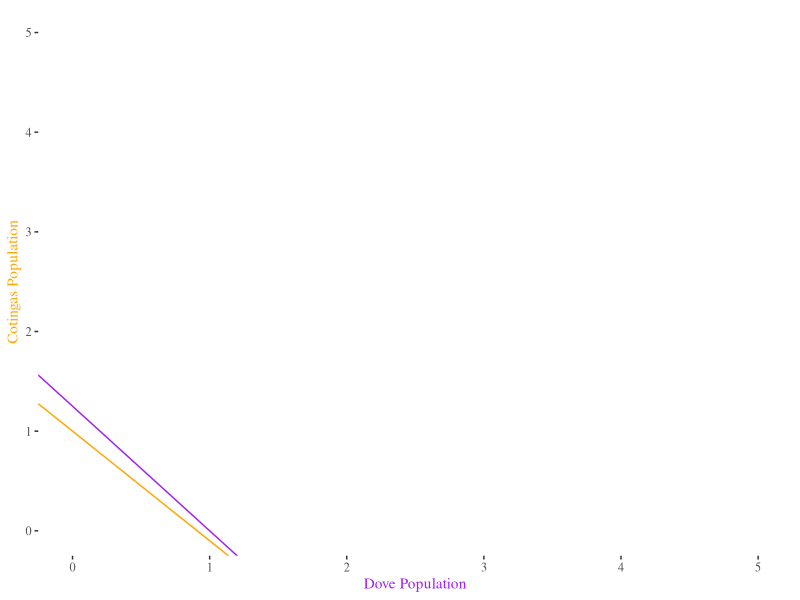

Recreate this plot in R.
## ---- chunk 1
library(ggplot2)
library(ggthemes)

#create empty dataframe
df <- data.frame()

#create empty ggplot with appropriate ablines

ggplot(df) + geom_point() + xlim(0, 5) + ylim(0, 5) + geom_abline(intercept = 1.25, slope=-1.25, color = 'purple') + geom_abline(intercept = 1, slope = -1.1, color = 'orange') +
  theme_tufte() + xlab('Dove Population') + ylab('Cotingas Population') + 
  theme(axis.title.x = element_text(colour = "purple"),
         axis.title.y = element_text(colour = 'orange'))

#Sam, pretty please check my conclusion on this and make sure I didn't get this backward :)
